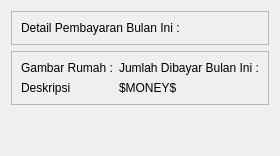
            <widget class="QWidget" name="DetailPembayaranPage">
             <layout class="QVBoxLayout" name="verticalLayout_50">
              <item>
               <widget class="QFrame" name="DetailPembayaranPageContainer">
                <property name="frameShape">
                 <enum>QFrame::StyledPanel</enum>
                </property>
                <property name="frameShadow">
                 <enum>QFrame::Raised</enum>
                </property>
                <layout class="QVBoxLayout" name="verticalLayout_51">
                 <item alignment="Qt::AlignTop">
                  <widget class="QLabel" name="DetailPembayaranPageLabel">
                   <property name="text">
                    <string>Detail Pembayaran Bulan Ini :</string>
                   </property>
                  </widget>
                 </item>
                </layout>
               </widget>
              </item>
              <item>
               <widget class="QFrame" name="DetailPembayaranPageContentContainer">
                <property name="frameShape">
                 <enum>QFrame::StyledPanel</enum>
                </property>
                <property name="frameShadow">
                 <enum>QFrame::Raised</enum>
                </property>
                <layout class="QGridLayout" name="gridLayout_4">
                 <item row="0" column="0">
                  <widget class="QLabel" name="GambarRumahImage">
                   <property name="text">
                    <string>Gambar Rumah :</string>
                   </property>
                  </widget>
                 </item>
                 <item row="1" column="0">
                  <widget class="QLabel" name="DeskripsiPembayaranLabel">
                   <property name="text">
                    <string>Deskripsi</string>
                   </property>
                  </widget>
                 </item>
                 <item row="0" column="2">
                  <widget class="QLabel" name="JumlahDibayarLabel">
                   <property name="text">
                    <string>Jumlah Dibayar Bulan Ini :</string>
                   </property>
                  </widget>
                 </item>
                 <item row="1" column="2">
                  <widget class="QLabel" name="PenulisanHargaJumlahDibayarLabel">
                   <property name="text">
                    <string>$MONEY$</string>
                   </property>
                  </widget>
                 </item>
                </layout>
               </widget>
              </item>
              <item>
               <spacer name="verticalSpacer_11">
                <property name="orientation">
                 <enum>Qt::Vertical</enum>
                </property>
                <property name="sizeHint" stdset="0">
                 <size>
                  <width>20</width>
                  <height>40</height>
                 </size>
                </property>
               </spacer>
              </item>
             </layout>
            </widget>
